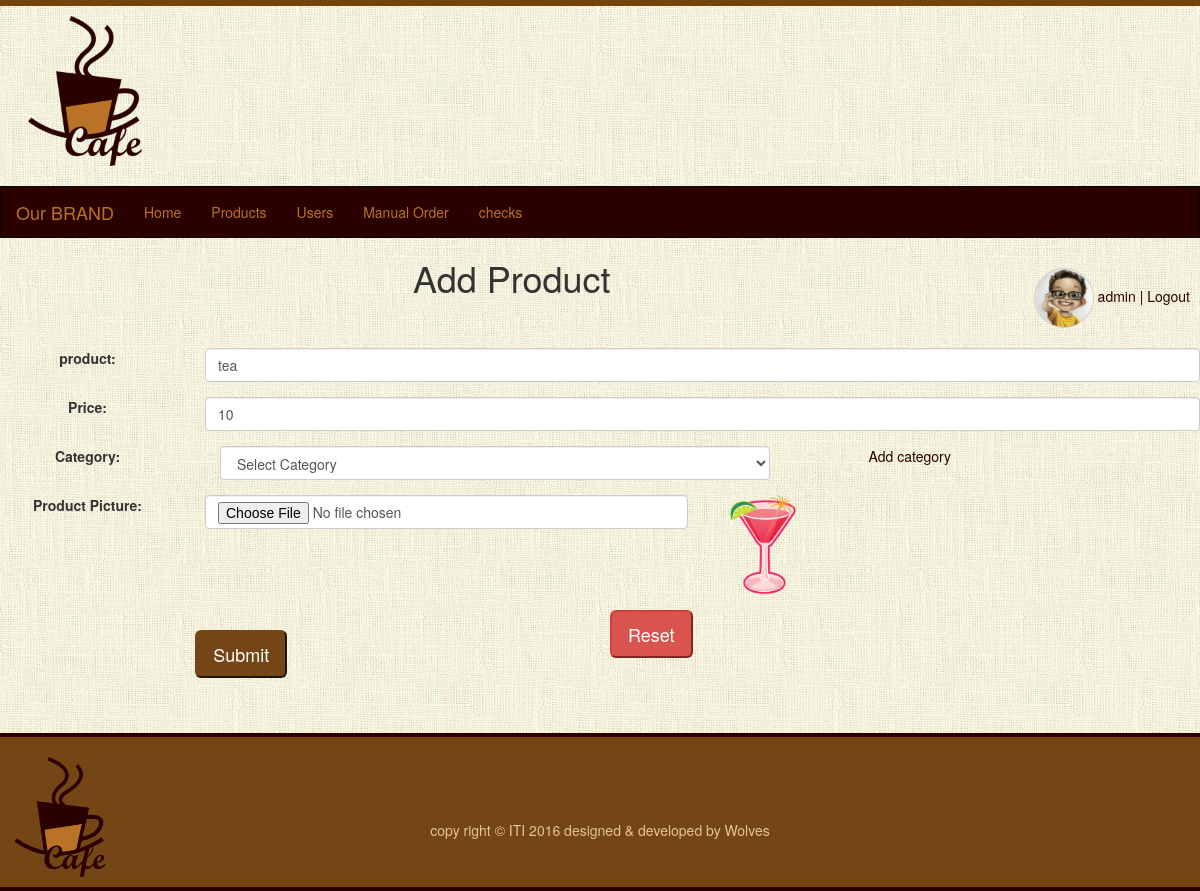
/add-product.php?PID=3 (signed in), run on the app's committed database.
### tables this page shows
CREATE TABLE IF NOT EXISTS `users` (
  `user_id` int(12) NOT NULL,
  `name` varchar(200) DEFAULT NULL,
  `email` varchar(200) DEFAULT NULL,
  `password` varchar(100) DEFAULT NULL,
  `room_no` int(12) DEFAULT NULL,
  `image` varchar(200) DEFAULT NULL,
  `user_type` varchar(200) NOT NULL,
  `ext` varchar(200) NOT NULL,
  `status` varchar(50) NOT NULL DEFAULT 'active'
);

CREATE TABLE IF NOT EXISTS `products` (
  `product_id` int(12) NOT NULL,
  `product_name` varchar(200) DEFAULT NULL,
  `product_price` float DEFAULT NULL,
  `category_id` int(12) DEFAULT NULL,
  `status` enum('available','unavailable') DEFAULT NULL,
  `display` enum('yes','no') DEFAULT NULL,
  `image` varchar(200) DEFAULT NULL
);

### include/classes_header.php (called while the page is built, shortened)
<?php
   include __DIR__."/dblib.php";
   include __DIR__."/shared_classes.php";
   $admin = new admin();
   $shared = new sharedmethods();
?>

### include/shared_classes.php (called while the page is built, shortened)
<?php
class sharedmethods{
	 function getUserData($id){
	    $data=array();
		$res=$GLOBALS['db']->select("users",$data,"user_id='{$id}'");
        if(empty($res)){
	           	return 0;
	        }else{
	            return $res;
	        }
	 }
}
?>

### include/dblib.php (called while the page is built, shortened)
<?php
require_once(__DIR__.'/dbconn.php');
class dbmethods {
    private $link = null;
    public function __construct() {
        $this->db = Database::getInstance();
        $this->link = $this->db->getConnection();
    }
    public function select($table, $outFields = array(), $condition = "") {
        $outFieldsSql = "";
        $data = array();
        if (empty($outFields)) {
            $outFieldsSql = "*";
        } else {
            $outFieldsSql = implode($outFields, " , ");
        }
        $sql = "SELECT " . $outFieldsSql . " FROM " . $table . " WHERE " . $condition;
        $result = mysqli_query($this->link, $sql);
        if ($result) {
            while ($row = mysqli_fetch_array($result)) {
                $data[] = $row;
            }
        }
        return $data;
    }
}
?>

### include/dbconn.php (called while the page is built, shortened)
<?php
class Database {
	private $_connection;
	private static $_instance;
	private $_host = "localhost";
	private $_username = "adminb745Saf";
	private $_password = "WCRaGCet71TQ";
	private $_database = "cafeteria";
	public static function getInstance() {
		if(!self::$_instance) {
			self::$_instance = new self();
		}
		return self::$_instance;
	}
	private function __construct() {
		$this->_connection = new mysqli($this->_host, $this->_username,
			$this->_password, $this->_database);
	}
	public function getConnection() {
		return $this->_connection;
	}
}
?>

### include/proudct_class.php (called while the page is built, shortened)
<?php
class ProudctDB{
		function select_products_id($id){
      $query=$GLOBALS['db']->select("products",array(),"product_id=".$id);
      return $query;
	}
}
?>

### add-product.php (the view, shortened to what this page needs)
<?php include "include/header.php" ;
$product_name="";
$product_price="";
$image="";
if(isset($_GET['PID']) || !empty($_GET['PID']) )
		{
			$result=$admin->select_products_id($_GET['PID']);
			if($result){
				foreach($result as $row) {
						$product_name=$row['product_name'];
						$product_price=$row['product_price'];
						$image=$row['image'];
						}
		}
		}
?>
<div>
	<h1> Add Product</h1>
</div>
<div class="form-horizontal">
<form role="form" class="form-horizontal" id="DoAddProudct"  action="do-add-product.php" method="post" ><br /><br />
	<div class="form-group row">
			<label class="col-lg-2" for="product_name">product:</label>
			<div class="col-lg-10" ><input  type="text" class="form-control col-lg-9" id="product_name" name="product_name" required placeholder="Product Name" value="<?php echo $product_name; ?>"></div>
	</div>
	<div class="form-group row">
			<label class="col-lg-2" for="product_price">Price:</label>
			<div class="col-lg-10" ><input  type="text" class="form-control col-lg-9" id="product_price" name="product_price" required placeholder="Product Price" value="<?php echo $product_price; ?>"></div>
	</div>
	<div class="form-group row">
			<label class="col-lg-2" for="Category">Category:</label>
			<div class="col-lg-10" > <div class="col-lg-7" >
			<select name="category_id"  id="category_id" class="form-control">
				<option value="SelectPlease">Select Category</option>
			</select></div>
							<div class="col-lg-3" ><a href="#" data-toggle="modal" data-target="#Add-Category-modal"  >Add category</a></div></div>
	</div>
	<div class="form-group row">
			<label class="col-lg-2" for="proudct_image">Product Picture:</label>
			<div class="col-lg-5" >
			<input  type="file" class="form-control col-lg-9" id="proudct_image" name="proudct_image">
			</div>
			<div class="col-lg-5" >
			<img style="width:100px;" class="img-rounded img-responsive" src="uploads/<?php echo $image; ?>" />
			</div>
	</div>
	<div class="form-group row text-center">
			<div class="col-lg-5"><input name="submit" type="submit" class="btn-lg btn-primary" value="Submit"></div>
			<div class="col-lg-3"><button type="reset" class="btn-lg btn-danger">Reset</button></div>
	</div>
			<br /><br />
		</form>
<?php include "include/footer.php" ;?>

### include/header.php (shortened to what this page needs)
<?php
   include "include/classes_header.php";
?>
<!DOCTYPE html>
<html lang="en">
<head>
    <link rel="stylesheet" href="Assets/css/bootstrap.css">
    <link rel="stylesheet" href="Assets/css/style.css" />
    <link rel="stylesheet" href="Assets/font-awesome-4.5.0/css/font-awesome.css">
    <link rel="stylesheet" href="//code.jquery.com/ui/1.11.4/themes/smoothness/jquery-ui.css">
</head>
<body>
<div class="container-fluid text-center">
<img src="Assets/img/logo.png" class="logo pull-left">
<p class="clearfix"></p>
<?php
 $user=$shared->getUserData($_SESSION['user_id']);
 ?>
<nav class="navbar navbar-inverse" >
		<div class="navbar-header"><a class="navbar-brand" href="#">Our BRAND</a></div>
		<div class="navbar-collapse collapse">
		  <?php if($_SESSION['usertype']=='admin'){ ?>
			<ul class="nav navbar-nav">
				<li><a href="index.php">Home</a></li>
				<li><a href="all-products.php">Products</a></li>
				<li><a href="all-users.php">Users</a></li>
				<li><a href="order-admin.php">Manual Order</a></li>
				<li><a href="checks.php">checks</a></li>
    		</ul>
    	  <?php } ?>
		</div>
</nav>
<div class="user_data pull-right">
	<img src="uploads/<?php echo $user[0]['image'] ;?>" alt=''/>
	<a href=""><?php echo $user[0]['name'] ;?></a>
	<a href="logout.php"> | Logout</a>
</div>

### Assets/css/style.css (style rules this page uses)
body { background: url(../img/bg.jpg) ; border-top: solid 6px #75420A; }
body .navbar { border-radius: 0px; }
.user_data { margin: 10px; }
.user_data img { width: 60px; height: 60px; border-radius: 5px; border:solid 1px #ccc; border-radius: 100%; }
.logo { width: 150px; margin: 10px; }
.btn-primary { background-color: #754615; border-color: #754615; margin-top: 20px; }
.container-fluid { padding-right: 0px; padding-left: 0px; }
.navbar-inverse { background-color: #2B0000; }
.navbar-inverse .navbar-nav > li > a { color: #BA7326; }
.navbar-inverse .navbar-brand { color: #BA7326; }
a { color: #2B0000; text-decoration: none; }

### data on the page
users: image (picture), name "admin"
products: product_name "tea", product_price "10", image (picture)
